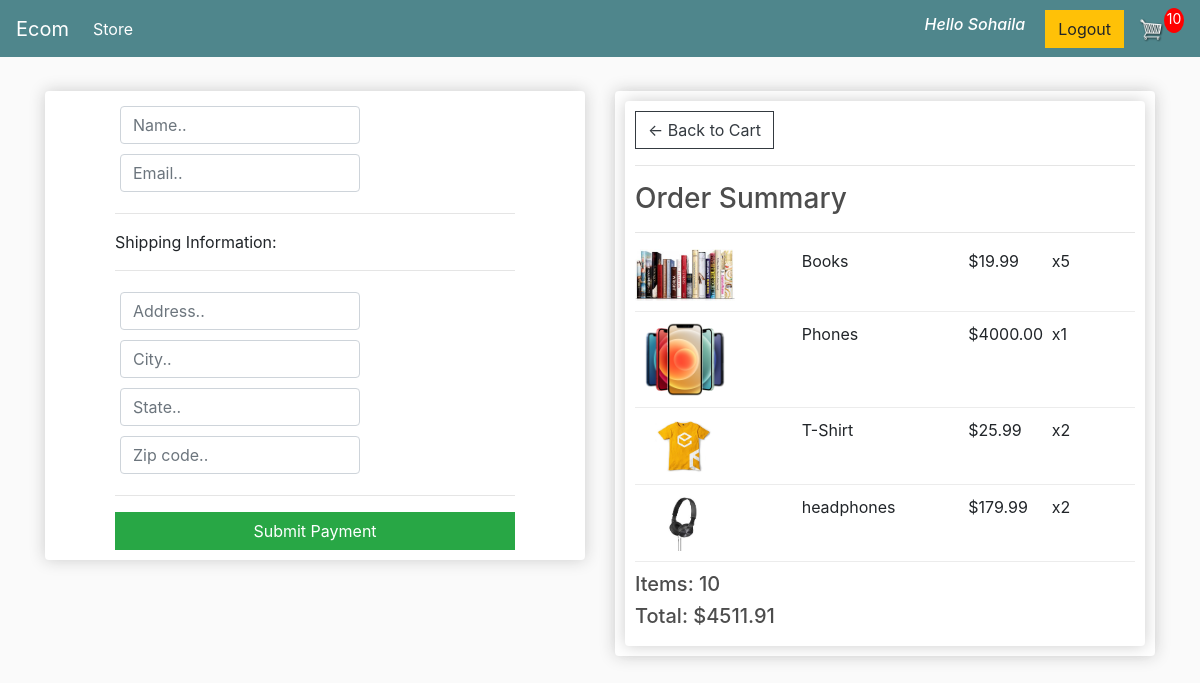
Screenshot of /checkout/ (signed in) with the database file from the repository.
### store/models.py (models this page shows, shortened)
class OrderItem(models.Model):
	product = models.ForeignKey(Product, on_delete=models.SET_NULL, null=True)
	order = models.ForeignKey(Order, on_delete=models.SET_NULL, null=True)
	quantity = models.IntegerField(default=0, null=True, blank=True)
	date_added = models.DateTimeField(auto_now_add=True)
	@property
	def get_total(self):
		total = self.product.price * self.quantity
		return total

class Product(models.Model):
    name = models.CharField(max_length=200)
    description = models.CharField(max_length=200, null=True, blank=True)
    price = models.FloatField()
    digital = models.BooleanField(default=False,null=True, blank=True)
    image = models.ImageField(null=True, blank=True)
    @property
    def imageURL(self):
        try:
            url = self.image.url
        except:
            url = ''
        return url

class Order(models.Model):
	customer = models.ForeignKey(Customer, on_delete=models.SET_NULL, null=True, blank=True)
	date_ordered = models.DateTimeField(auto_now_add=True)
	complete = models.BooleanField(default=False)
	transaction_id = models.CharField(max_length=100, null=True)

### store/views.py (the view)
# urls.py: path('checkout/', views.checkout, name="checkout"),
def checkout(request):
    if request.user.is_authenticated:
        customer = get_customer(request.user)
        order, created = Order.objects.get_or_create(customer=customer, complete=False)
        items = order.orderitem_set.all()
        cartItems = order.get_cart_items
    else:
        items = []
        order = {'get_cart_total': 0, 'get_cart_items': 0, 'shipping': False}
        cartItems = order['get_cart_items']
    context = {'items': items, 'order': order, 'cartItems': cartItems}
    return render(request, 'store/checkout.html', context)

### store/models.py (called while the page is built)
    @property
    def get_cart_total(self):
        orderitems = self.orderitem_set.all()
        total = sum([item.get_total for item in orderitems])
        return total

    @property
    def get_cart_items(self):
        orderitems = self.orderitem_set.all()
        total = sum([item.quantity for item in orderitems])
        return total

### store/views.py (called while the page is built)
def get_customer(user):
    if not hasattr(user, 'customer'):
        return Customer.objects.create(user=user)
    return user.customer

### store/templates/store/checkout.html (shortened to what this page needs)
{% extends 'store/main.html' %}
{% load static %}
{% block content %}
<div class="row">
	<div class="col-lg-6">
		<div class="box-element" id="form-wrapper">
               <form id="form">
                    <div id="user-info">
                         <div class="form-field">
                              <input required class="form-control" type="text" name="name" placeholder="Name..">
                         </div>
                         <div class="form-field">
                              <input required class="form-control" type="email" name="email" placeholder="Email..">
                         </div>
                    </div>
                    <div id="shipping-info">
                         <hr>
                         <p>Shipping Information:</p>
                         <hr>
                         <div class="form-field">
                              <input class="form-control" type="text" name="address" placeholder="Address..">
                         </div>
                         <div class="form-field">
                              <input class="form-control" type="text" name="city" placeholder="City..">
                         </div>
                         <div class="form-field">
                              <input class="form-control" type="text" name="state" placeholder="State..">
                         </div>
                         <div class="form-field">
                              <input class="form-control" type="text" name="zipcode" placeholder="Zip code..">
                         </div>
                    </div>
                    <hr>
                    <input id="form-button" class="btn btn-success btn-block" type="submit" value="Submit Payment">
               </form>
		</div>
          <br>
	</div>
	<div class="col-lg-6">
		<div class="box-element">
               <div class="box-element">
                    <a  class="btn btn-outline-dark" href="{% url 'cart' %}">&#x2190; Back to Cart</a>
                    <hr>
                    <h3>Order Summary</h3>
                    <hr>
                    {% for item in items %}
                    <div class="cart-row">
                         <div style="flex:2"><img class="row-image" src="{{item.product.imageURL}}"></div>
                         <div style="flex:2"><p>{{item.product.name}}</p></div>
                         <div style="flex:1"><p>${{item.product.price|floatformat:2}}</p></div>
                         <div style="flex:1"><p>x{{item.quantity}}</p></div>
                    </div>
                    {% endfor %}
                    <h5>Items:   {{order.get_cart_items}}</h5>
                    <h5>Total:   ${{order.get_cart_total|floatformat:2}}</h5>
               </div>
		</div>
	</div>
</div>
{% endblock content %}

### store/templates/store/main.html (shortened to what this page needs)
<!DOCTYPE html>
{% load static %}
<html>
<head>
	<link rel="stylesheet" href="https://stackpath.bootstrapcdn.com/bootstrap/4.4.1/css/bootstrap.min.css">
	<link rel="stylesheet" type="text/css" href="{% static 'css/main.css' %}">
</head>
<body>
  <nav class="navbar navbar-expand-lg navbar-dark bg-dark">
	  <a class="navbar-brand" href="{% url 'store' %}">Ecom</a>
	  <div class="collapse navbar-collapse" id="navbarSupportedContent">
	    <ul class="navbar-nav mr-auto">
	      <li class="nav-item active">
	        <a class="nav-link" href="{% url 'store' %}">Store <span class="sr-only">(current)</span></a>
	      </li>
	    </ul>
		<h1 class="custom-greeting">Hello {{request.user|title}}</h1>
		<div class="form-inline my-2 my-lg-0">
			{% if request.user.is_authenticated %}
			<form method="POST" action="{% url 'logout' %}">
				<button type="submit" class="btn btn-warning">
					Logout
				</button>
			</form> {% else %}
			<a href="{% url 'login' %}" class="btn btn-warning">Login</a>{% endif %}
			<a href="{% url 'cart' %}">
				<img id="cart-icon" src="{% static 'images/cart.png' %}">
			</a>
			<p id="cart-total">{{cartItems}}</p>
		</div>
	  </div>
	</nav>
         <div class="container">
                <br>
                {% block content %}
                 {% endblock content %}
         </div>
</body>
</html>

### static/css/main.css (style rules this page uses)
body { background-color: hsl(0, 0%, 98%); }
h1,h2,h3,h4,h5,h6 { color:hsl(0, 0%, 30%); }
.box-element { box-shadow:hsl(0, 0%, 80%) 0 0 16px; background-color: #fff; border-radius: 4px; padding: 10px; }
.bg-dark { background-color: #4f868c!important; }
#cart-icon { width:25px; display: inline-block; margin-left: 15px; }
#cart-total { display: block; text-align: center; color:#fff; background-color: red; width: 20px; height: 25px; border-radius: 50%; font-size: 14px; }
.col-lg-4, .col-lg-6, .col-lg-8, .col-lg-12 { margin-top: 10px; }
.btn { border-radius: 0; }
.row-image { width: 100px; }
.form-field { width:250px; display: inline-block; padding: 5px; }
.cart-row { display: flex; align-items: flex-stretch; padding-bottom: 10px; margin-bottom: 10px; border-bottom: 1px solid #ececec; }

### store/templates/store/main.html (style rules this page uses)
.custom-greeting { font-size: 16px; color: white; font-style: italic; margin-right: 20px; }
form { max-width: 400px; margin: 0 auto; }

### rows the page displays
OrderItem: product.imageURL (picture), product.name "Books", product.price "19.99", quantity "5"
OrderItem: product.imageURL (picture), product.name "Phones", product.price "4000.00", quantity "1"
OrderItem: product.imageURL (picture), product.name "T-Shirt", product.price "25.99", quantity "2"
OrderItem: product.imageURL (picture), product.name "headphones", product.price "179.99", quantity "2"
Order: get_cart_items "10", get_cart_total "4511.91"

### other values shown
{{ request.user|title }} "Sohaila"
{{ cartItems }} "10"
